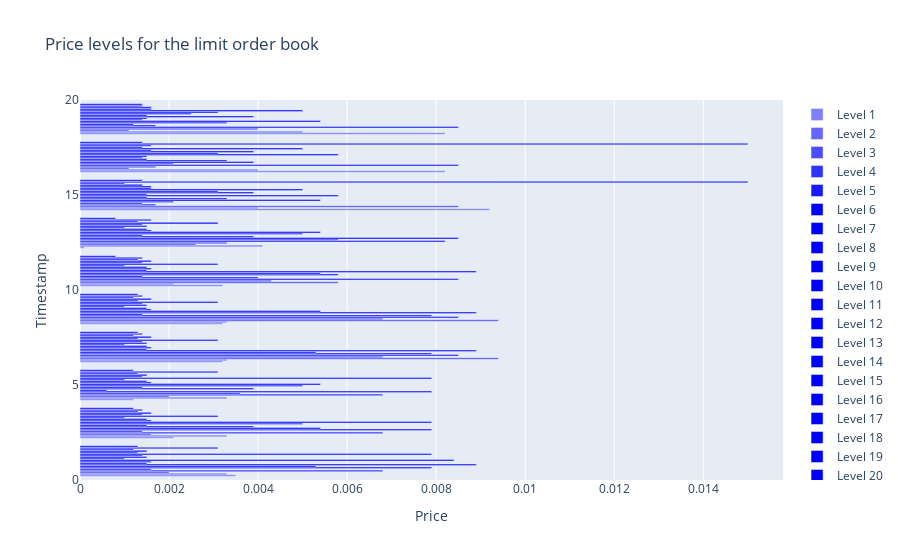

Notebook source saved alongside this figure:
### Code cell
import plotly.graph_objects as go
from plotly.subplots import make_subplots

fig = go.Figure()

for col_index, col_values in enumerate(ask_bid_volume["samples"].transpose()):
    fig.add_trace(go.Bar(y=ask_bid_volume.index, x=col_values, name=f'Level {col_index + 1}', orientation='h', marker=dict(color=f'rgba(0, 0, 255, {0.5 + col_index * 0.1})')))

fig.update_layout(title='Volume levels for the limit order book', yaxis_title='Timestamp', xaxis_title='Volume')
fig.show()

### Figure 1 — Plotly figure (JSON) as saved in the notebook; plotly's stock layout.template omitted (floating-point values rounded to 4 significant figures)
{"data": [{"marker": {"color": "rgba(0, 0, 255, 0.5)"}, "name": "Level 1", "orientation": "h", "type": "bar", "x": [0.0035, 0.0021, 0.0012, 0.0032, 0.0032, 0.0032, 0.0001, 0.0092, 0.0082, 0.0082], "y": [1, 3, 5, 7, 9, 11, 13, 15, 17, 19, 21, 23, 25, 27, 29, 31, 33, 35, 37, 39]}, {"marker": {"color": "rgba(0, 0, 255, 0.6)"}, "name": "Level 2", "orientation": "h", "type": "bar", "x": [0.0033, 0.0033, 0.0033, 0.0033, 0.0033, 0.0021, 0.0041, 0.004, 0.004, 0.005], "y": [1, 3, 5, 7, 9, 11, 13, 15, 17, 19, 21, 23, 25, 27, 29, 31, 33, 35, 37, 39]}, {"marker": {"color": "rgba(0, 0, 255, 0.7)"}, "name": "Level 3", "orientation": "h", "type": "bar", "x": [0.002, 0.0016, 0.002, 0.0094, 0.0094, 0.0058, 0.0026, 0.0085, 0.0011, 0.0011], "y": [1, 3, 5, 7, 9, 11, 13, 15, 17, 19, 21, 23, 25, 27, 29, 31, 33, 35, 37, 39]}, {"marker": {"color": "rgba(0, 0, 255, 0.8)"}, "name": "Level 4", "orientation": "h", "type": "bar", "x": [0.0068, 0.0068, 0.0068, 0.0068, 0.0068, 0.0043, 0.0033, 0.0017, 0.0017, 0.004], "y": [1, 3, 5, 7, 9, 11, 13, 15, 17, 19, 21, 23, 25, 27, 29, 31, 33, 35, 37, 39]}, {"marker": {"color": "rgba(0, 0, 255, 0.9)"}, "name": "Level 5", "orientation": "h", "type": "bar", "x": [0.0016, 0.0014, 0.0036, 0.0085, 0.0085, 0.0085, 0.0082, 0.0014, 0.0085, 0.0085], "y": [1, 3, 5, 7, 9, 11, 13, 15, 17, 19, 21, 23, 25, 27, 29, 31, 33, 35, 37, 39]}, {"marker": {"color": "rgba(0, 0, 255, 1.0)"}, "name": "Level 6", "orientation": "h", "type": "bar", "x": [0.0079, 0.0079, 0.0079, 0.0079, 0.0079, 0.004, 0.0058, 0.0021, 0.0021, 0.0017], "y": [1, 3, 5, 7, 9, 11, 13, 15, 17, 19, 21, 23, 25, 27, 29, 31, 33, 35, 37, 39]}, {"marker": {"color": "rgba(0, 0, 255, 1.1)"}, "name": "Level 7", "orientation": "h", "type": "bar", "x": [0.0053, 0.0054, 0.0006, 0.0053, 0.0014, 0.0014, 0.0085, 0.0054, 0.0039, 0.0012], "y": [1, 3, 5, 7, 9, 11, 13, 15, 17, 19, 21, 23, 25, 27, 29, 31, 33, 35, 37, 39]}, {"marker": {"color": "rgba(0, 0, 255, 1.2000000000000002)"}, "name": "Level 8", "orientation": "h", "type": "bar", "x": [0.0089, 0.0039, 0.0039, 0.0089, 0.0089, 0.0058, 0.0039, 0.0033, 0.0033, 0.0033], "y": [1, 3, 5, 7, 9, 11, 13, 15, 17, 19, 21, 23, 25, 27, 29, 31, 33, 35, 37, 39]}, {"marker": {"color": "rgba(0, 0, 255, 1.3)"}, "name": "Level 9", "orientation": "h", "type": "bar", "x": [0.0015, 0.0015, 0.0014, 0.0015, 0.0054, 0.0054, 0.0014, 0.0015, 0.0015, 0.0054], "y": [1, 3, 5, 7, 9, 11, 13, 15, 17, 19, 21, 23, 25, 27, 29, 31, 33, 35, 37, 39]}, {"marker": {"color": "rgba(0, 0, 255, 1.4)"}, "name": "Level 10", "orientation": "h", "type": "bar", "x": [0.0016, 0.005, 0.005, 0.0016, 0.0016, 0.0089, 0.005, 0.0058, 0.0014, 0.0014], "y": [1, 3, 5, 7, 9, 11, 13, 15, 17, 19, 21, 23, 25, 27, 29, 31, 33, 35, 37, 39]}, {"marker": {"color": "rgba(0, 0, 255, 1.5)"}, "name": "Level 11", "orientation": "h", "type": "bar", "x": [0.0084, 0.0079, 0.0054, 0.0015, 0.0015, 0.0015, 0.0054, 0.0015, 0.0015, 0.0015], "y": [1, 3, 5, 7, 9, 11, 13, 15, 17, 19, 21, 23, 25, 27, 29, 31, 33, 35, 37, 39]}, {"marker": {"color": "rgba(0, 0, 255, 1.6)"}, "name": "Level 12", "orientation": "h", "type": "bar", "x": [0.001, 0.0016, 0.0016, 0.001, 0.001, 0.0016, 0.0016, 0.0039, 0.0058, 0.0039], "y": [1, 3, 5, 7, 9, 11, 13, 15, 17, 19, 21, 23, 25, 27, 29, 31, 33, 35, 37, 39]}, {"marker": {"color": "rgba(0, 0, 255, 1.7000000000000002)"}, "name": "Level 13", "orientation": "h", "type": "bar", "x": [0.0015, 0.0015, 0.0015, 0.0015, 0.0015, 0.0015, 0.0015, 0.0031, 0.0031, 0.0015], "y": [1, 3, 5, 7, 9, 11, 13, 15, 17, 19, 21, 23, 25, 27, 29, 31, 33, 35, 37, 39]}, {"marker": {"color": "rgba(0, 0, 255, 1.8)"}, "name": "Level 14", "orientation": "h", "type": "bar", "x": [0.0014, 0.001, 0.001, 0.0014, 0.0014, 0.001, 0.001, 0.005, 0.0039, 0.0025], "y": [1, 3, 5, 7, 9, 11, 13, 15, 17, 19, 21, 23, 25, 27, 29, 31, 33, 35, 37, 39]}, {"marker": {"color": "rgba(0, 0, 255, 1.9000000000000001)"}, "name": "Level 15", "orientation": "h", "type": "bar", "x": [0.0079, 0.0031, 0.0079, 0.0031, 0.0031, 0.0031, 0.0015, 0.0016, 0.0016, 0.0031], "y": [1, 3, 5, 7, 9, 11, 13, 15, 17, 19, 21, 23, 25, 27, 29, 31, 33, 35, 37, 39]}, {"marker": {"color": "rgba(0, 0, 255, 2.0)"}, "name": "Level 16", "orientation": "h", "type": "bar", "x": [0.0013, 0.0014, 0.0014, 0.0013, 0.0013, 0.0014, 0.0014, 0.0016, 0.005, 0.005], "y": [1, 3, 5, 7, 9, 11, 13, 15, 17, 19, 21, 23, 25, 27, 29, 31, 33, 35, 37, 39]}, {"marker": {"color": "rgba(0, 0, 255, 2.1)"}, "name": "Level 17", "orientation": "h", "type": "bar", "x": [0.0015, 0.0016, 0.0015, 0.0016, 0.0016, 0.0016, 0.0031, 0.0014, 0.0014, 0.0016], "y": [1, 3, 5, 7, 9, 11, 13, 15, 17, 19, 21, 23, 25, 27, 29, 31, 33, 35, 37, 39]}, {"marker": {"color": "rgba(0, 0, 255, 2.2)"}, "name": "Level 18", "orientation": "h", "type": "bar", "x": [0.0012, 0.0013, 0.0013, 0.0012, 0.0012, 0.0013, 0.0013, 0.001, 0.0016, 0.0016], "y": [1, 3, 5, 7, 9, 11, 13, 15, 17, 19, 21, 23, 25, 27, 29, 31, 33, 35, 37, 39]}, {"marker": {"color": "rgba(0, 0, 255, 2.3)"}, "name": "Level 19", "orientation": "h", "type": "bar", "x": [0.0031, 0.0014, 0.0031, 0.0014, 0.0014, 0.0014, 0.0016, 0.015, 0.015, 0.0014], "y": [1, 3, 5, 7, 9, 11, 13, 15, 17, 19, 21, 23, 25, 27, 29, 31, 33, 35, 37, 39]}, {"marker": {"color": "rgba(0, 0, 255, 2.4000000000000004)"}, "name": "Level 20", "orientation": "h", "type": "bar", "x": [0.0013, 0.0012, 0.0012, 0.0013, 0.0013, 0.0008, 0.0008, 0.0014, 0.0014, 0.0014], "y": [1, 3, 5, 7, 9, 11, 13, 15, 17, 19, 21, 23, 25, 27, 29, 31, 33, 35, 37, 39]}], "layout": {"autosize": true, "title": {"text": "Price levels for the limit order book"}, "xaxis": {"autorange": true, "range": [0, 0.01579], "title": {"text": "Price"}, "type": "linear"}, "yaxis": {"autorange": true, "range": [0, 20], "title": {"text": "Timestamp"}, "type": "linear"}}}
